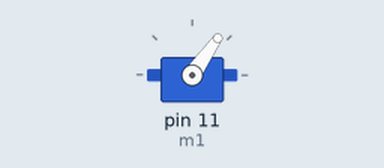
The sketch below on a simulated Arduino Uno, built with avr-gcc and run on an emulated ATmega328P. On the bench: servo.

Above: at 0.1 s.
Timing chart, 0 to 1.6 s (numbered marks = the images above):
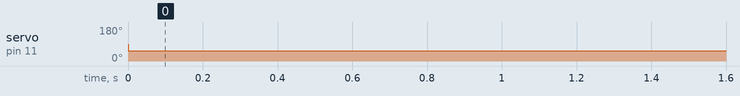

Measured:
- by itself, servo on pin 11 (m1): 90° → 55° at 0.00 s

The sketch:

aa.ino
```cpp
#include <Servo.h>

Servo m1;

void setup() {
   m1.attach(11);
   delay(1);
   m1.write(60);
}

void loop() {
  m1.write(55);

}
```
